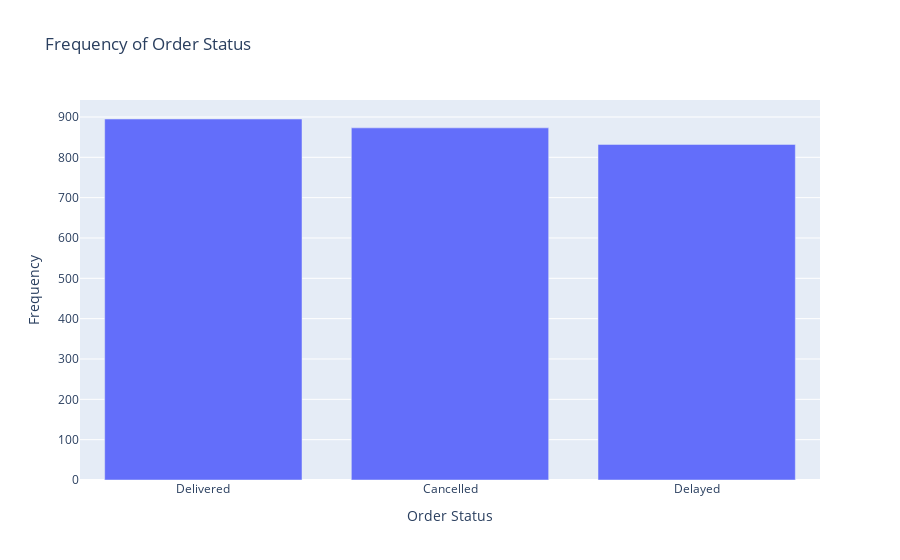

Source (notebook cell):
### Code cell
status_counts = df['order_status'].value_counts().reset_index()
status_counts.columns = ['order_status', 'frequency']

# Create bar chart
fig = pe.bar(
    status_counts,
    x='order_status',
    y='frequency',
    title='Frequency of Order Status',
    labels={'order_status': 'Order Status', 'frequency': 'Frequency'}
   
)

fig.show()

### Figure 1 — Plotly figure (JSON) as saved in the notebook; plotly's stock layout.template omitted (floating-point values rounded to 4 significant figures)
{"data": [{"hovertemplate": "Order Status=%{x}<br>Frequency=%{y}<extra></extra>", "legendgroup": "", "marker": {"color": "#636efa", "pattern": {"shape": ""}}, "name": "", "orientation": "v", "showlegend": false, "textposition": "auto", "type": "bar", "x": ["Delivered", "Cancelled", "Delayed"], "xaxis": "x", "y": [895, 873, 832], "yaxis": "y"}], "layout": {"barmode": "relative", "legend": {"tracegroupgap": 0}, "title": {"text": "Frequency of Order Status"}, "xaxis": {"anchor": "y", "domain": [0, 1], "title": {"text": "Order Status"}}, "yaxis": {"anchor": "x", "domain": [0, 1], "title": {"text": "Frequency"}}}}
